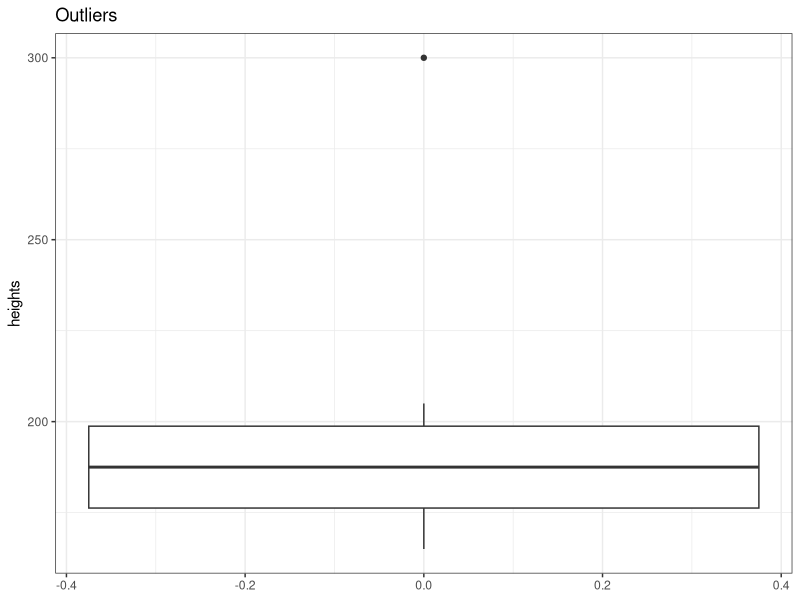

Recreate this plot in R.
## ---- chunk 1
knitr::opts_chunk$set(echo = TRUE)
## ---- chunk 2
# clean data
data <- data.frame(
  x = c(1, 2, 3, 4, 5),
  y = c("a", "b", "c", "d", "e")
)

# Checking for missing values
is.na(data)
## ---- chunk 3
# data with NA values
data2 <- data.frame(
  a = c(100, 203, 340, 450, 550),
  x = c(1, 2, 3, 4, NA),
  y = c(80, 83, NA, 90, 34),
  z = c(10, 20, 30, 40, 50)
)

# Checking for missing values
is.na(data2)
## ---- chunk 4
# Removing rows with missing values
clean_data = na.omit(data2) 

# Removing columns with missing values
clean_data2 <- data2[, -c(2,3)] 

is.na(clean_data)
is.na(clean_data2)
## ---- chunk 5
data2_copy = data2
# Imputing missing values with mean
data2_copy$x <- ifelse(is.na(data2_copy$x), 
                       mean(data2_copy$x, na.rm = TRUE), data2_copy$x)

data2_copy$y <- ifelse(is.na(data2_copy$y), 
                       mean(data2_copy$y, na.rm = TRUE), data2_copy$y)

is.na(data2_copy)
## ---- chunk 6
# Creating a sample data frame with duplicate values
data_dup <- data.frame(
  x = c(1, 2, 3, 4, 2),
  y = c("a", "b", "c", "d", "b"),
  z = c(1, 2, 3, 4, 2)
)

# Checking for duplicate rows
any_dup <- any(duplicated(data_dup))
any_dup
## ---- chunk 7
# Counting duplicate rows
dup_count <- table(duplicated(data_dup))
dup_count
## ---- chunk 8
# get unique data
unique_data <- unique(data_dup)

any(duplicated(unique_data))
## ---- chunk 9
# make a copy of duplicated data frame
data_dup_copy = data_dup

# Removing columns 1
new_data_dup_copy <- data_dup_copy[, -1]

new_data_dup_copy
## ---- chunk 10
# make a copy of duplicated data frame
data_dup_copy = data_dup

# Removing columns 1
new_data_dup_copy <- data_dup_copy[, c("y","z")]

new_data_dup_copy
## ---- chunk 11
library(dplyr) # provides the select function
library(magrittr) # for piping operator

# remove column x
new_data_dup_copy =  data_dup %>%
  select(-x)

new_data_dup_copy
## ---- chunk 12
# Removing rows with NA values
data2[complete.cases(data2), ]
## ---- chunk 13
# Removing row 1
data2[-1,]

# Removing row 1, and 3
data2[-c(1,3),]

# Removing row 1 through 3
data2[-c(1:3),]
## ---- chunk 14
unique(data2)
## ---- chunk 15
# filter data with x = 1
data2[data2$x == 1,]

# filter data with x > 1
data2[data2$x > 1,]
## ---- chunk 16
# loading required library
library(ggplot2) # for plots
# sample data
df = data.frame(
  heights = c(165, 170, 175, 180, 185, 190, 195, 200, 205,300)
)

# box-plot
df %>%
  ggplot(aes(y=heights)) +
  geom_boxplot() +
  theme_bw() +
  ggtitle("Outliers")
## ---- chunk 17
# Calculating z-scores
z_scores <- scale(df$heights)
z_scores
# Identifying outliers
outliers <- which(abs(z_scores) > 2)
outliers
